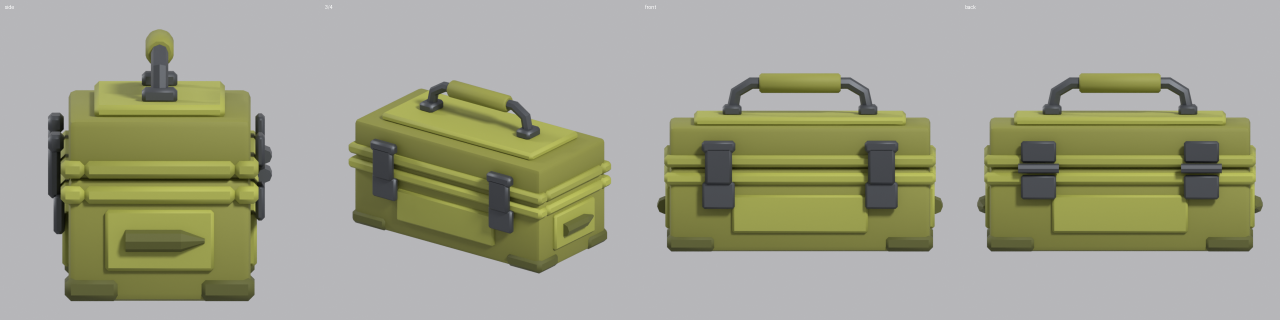
#> input picture runs/claude/test1/ammo_box/preview_ammo_box.png, 2560 x 640 px (shown at 1/2 size)
$ python -i gen_icons.py   (imports and definitions only)
#> lines starting #> are read from the running program, lines starting #| are printed output that depends on the picture
"""Generates the HUD and inventory icons with an image model on OpenRouter.

Each item icon is drawn from a render of the game's own 3D asset, so it matches the model in the game.
The model is asked for a flat magenta background, which is keyed out to transparency here.

    OPENROUTER_API_KEY=... python3 gen_icons.py [name ...]
"""
import base64, io, json, os, sys, time, urllib.request
from PIL import Image

MODEL = "google/gemini-3.1-flash-lite-image"
HERE = os.path.dirname(os.path.abspath(__file__))
GAME = os.path.join(HERE, "..", "game")
TEST1 = os.path.join(HERE, "..", "..", "test1")
OUT = os.path.join(GAME, "textures", "icons")
STYLE = ("Stylized cartoon battle royale video game inventory icon. Chunky shapes, bold dark outline, soft hand-painted "
         "shading, bright clean colours, three-quarter view, centred, filling about 80 percent of the square frame. "
         "Flat solid pure magenta background (#FF00FF) and nothing else behind the object: no shadow, no glow, no border, "
         "no text, no letters, no numbers.")

# name -> (asset render to use as reference or None, description)
ICONS = {
    "pistol": ("pistol", "this pistol: tan frame and dark grey slide"),
    "shotgun": ("shotgun", "this pump shotgun: tan stock and receiver, olive pump grip, dark barrels"),
    "assault_rifle": ("assault_rifle", "this assault rifle: tan body, olive magazine and grip, small red dot sight"),
    "sniper_rifle": ("sniper_rifle", "this bolt-action sniper rifle with an olive scope and a folded bipod"),
    "rocket_launcher": ("rocket_launcher", "this rocket launcher: olive tube with tan flared muzzle and collars"),
    "grenade": ("grenade", "this olive hand grenade with a grey lever and pull ring"),
    "medkit": ("medkit", "this tan medical kit case with a red cross on the lid"),
    "shield_potion": ("shield_potion", "this round glass flask of glowing blue liquid with a cork and a dark strap"),
    "pickaxe": ("pickaxe", "this pickaxe with a black handle, grey head and a yellow band"),
    "ammo_light": (None, "a small stack of three short brass pistol bullets with light yellow tips"),
    "ammo_medium": (None, "a small stack of three medium brass rifle bullets with orange tips"),
    "ammo_heavy": (None, "two long heavy sniper rifle bullets with blue-grey tips"),
    "ammo_shells": (None, "three red shotgun shells with brass bases"),
    "ammo_rockets": (None, "one small olive green rocket with fins"),
    "mat_wood": (None, "a neat stack of three orange-brown wooden planks"),
    "mat_brick": (None, "a small stack of red bricks"),
    "mat_metal": (None, "a stack of two grey-blue corrugated metal sheets with rivets"),
    "mat_gold": (None, "a small stack of three shiny gold bars, two side by side with one across the top"),
    "build_wall": (None, "a single square wooden building wall panel with a frame and rivets, front view"),
    "build_floor": (None, "a single square wooden floor tile seen from above at an angle"),
    "build_stairs": (None, "a single wooden ramp, seen from the side, rising to the right"),
    "build_cone": (None, "a single wooden pyramid roof piece"),
    "storm": (None, "a swirling purple storm cloud with a lightning bolt"),
    "alive": (None, "a simple white person silhouette symbol, head and shoulders"),
    "elims": (None, "a simple white skull symbol"),
    "shield": (None, "a glossy blue shield symbol"),
    "health": (None, "a glossy green plus sign medical cross symbol"),
    "edit": (None, "a simple white grid of three by three squares with the middle square highlighted blue"),
    "small_shield": (None, "a small round glass bottle of glowing light blue liquid with a cork, a little shield potion"),
    "healing_drink": (None, "a tall glass bottle of glowing green healing drink with a cork and a white label with a red cross"),
    "launch_pad": (None, "a round blue launch pad platform with yellow upward chevron arrows on top, seen from above at an angle"),
    # items added later have no stage 1 asset: their reference is a render of the in-game model, in tools/refs/ ("refs/" prefix)
    "smg": ("refs/smg", "this compact submachine gun: slate blue-grey body, long black magazine, olive grips, thick black suppressor, folding wire stock, small glowing cyan sight"),
    "tactical_shotgun": ("refs/tactical_shotgun", "this tactical shotgun: slate grey receiver, black stock and fore-end, vented dark heat shield over the barrel, red shells on the side"),
    "burst_rifle": ("refs/burst_rifle", "this burst rifle: light grey-white body, olive grips and magazine, dark barrel, scope with a blue lens on top"),
    "hunting_rifle": ("refs/hunting_rifle", "this hunting rifle without a scope: long walnut wooden stock, long dark barrel, bolt handle, brass rounds on the stock"),
    "bandages": ("refs/bandages", "these two rolls of white gauze bandage with red bands"),
    "hydro_juice": ("refs/hydro_juice", "this clear cup of glowing cyan blue drink with a white lid and a yellow straw"),
    "mega_flask": ("refs/mega_flask", "this big round glass flask of glowing green liquid with a gold collar, cork and a gold ring handle"),
    "supply_drop": ("supply_drop", "this olive armoured supply crate with glowing blue strips, hanging under an orange and cream striped parachute"),
}


# [47 lines left out: functions reference, generate, not called in this run]


def key_out(raw, dst, size=128):
    """Magenta background -> transparent, trimmed and fitted into a square."""
#> called with dst = 'out.png', size = 128
    im = Image.open(raw).convert("RGBA")
    px = im.load()
    w, h = im.size
#> w = 2560; h = 640
    for y in range(h):
        for x in range(w):
            r, g, b, a = px[x, y]
            # distance from magenta: magenta has high red and blue and low green
            m = min(r, b) - g
            if m > 90 and abs(r - b) < 90:
                px[x, y] = (0, 0, 0, 0)
            elif m > 40 and abs(r - b) < 100:
                k = (m - 40) / 50.0                      # soft edge, and pull the pink tint out of it
                px[x, y] = (int(r - (r - g) * k * 0.6), g, int(b - (b - g) * k * 0.6), int(255 * (1 - k)))
    bbox = im.getbbox()
#> bbox = (0, 0, 2560, 640)
    if bbox:
        im = im.crop(bbox)
    side = max(im.size)
#> side = 2560
    sq = Image.new("RGBA", (side, side), (0, 0, 0, 0))
#> sq: PIL image 2560x2560 RGBA; every value is 0
    sq.paste(im, ((side - im.size[0]) // 2, (side - im.size[1]) // 2))
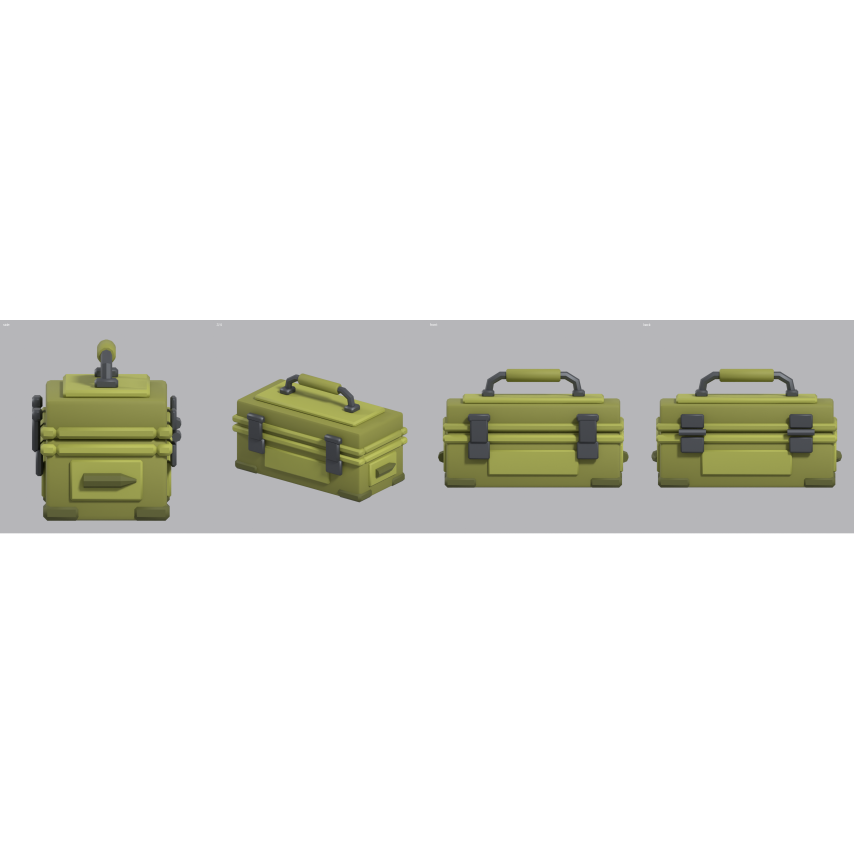
#> sq: PIL image 2560x2560 RGBA (shown at 1/3 size); mean R, G, B, A 39.8, 40.1, 34.9, 63.8; transparent parts drawn white
    sq = sq.resize((int(size * 0.92),) * 2, Image.LANCZOS)
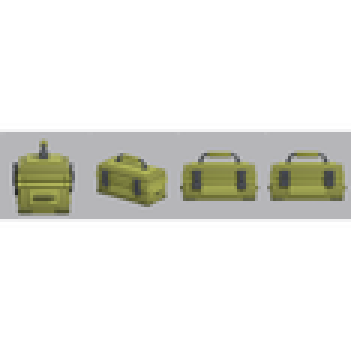
#> sq: PIL image 117x117 RGBA (shown 3 times larger); mean R, G, B, A 44.7, 45, 39.9, 63.9; transparent parts drawn white
    out = Image.new("RGBA", (size, size), (0, 0, 0, 0))
#> out: PIL image 128x128 RGBA; every value is 0
    out.paste(sq, ((size - sq.size[0]) // 2, (size - sq.size[1]) // 2))
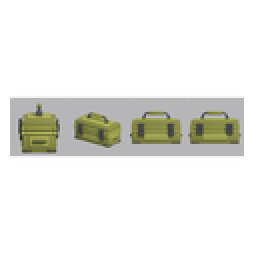
#> out: PIL image 128x128 RGBA (shown 2 times larger); mean R, G, B, A 37.4, 37.6, 33.3, 53.4; transparent parts drawn white
    out.save(dst)


# [12 lines not run here, left out]

>>> result = key_out('../../test1/ammo_box/preview_ammo_box.png', 'out.png')

$ run again, on runs/claude/test1/farm_props/preview_farm_props.png
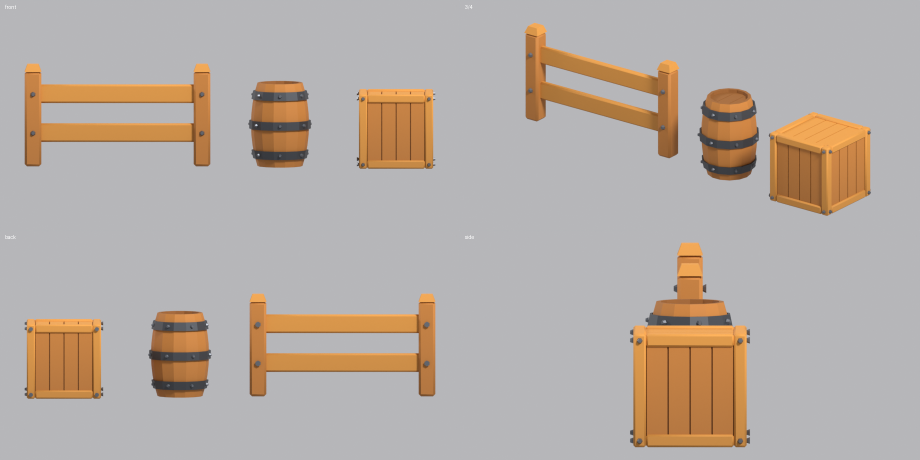
#> input picture runs/claude/test1/farm_props/preview_farm_props.png, 1840 x 920 px (shown at 1/2 size)
#> bbox = (0, 0, 1840, 920)
#> in key_out, `sq = sq.resize((int(size * 0.92),) * 2, Image.LANCZOS)`:
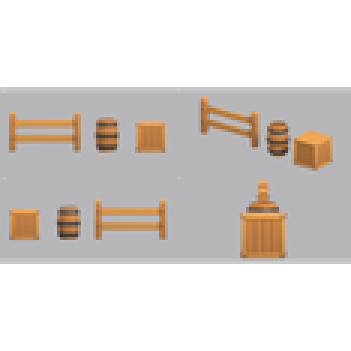
#> sq: PIL image 117x117 RGBA (shown 3 times larger); mean R, G, B, A 96.3, 91.1, 87.1, 127.4; transparent parts drawn white
#> in key_out, `out.paste(sq, ((size - sq.size[0]) // 2, (size - sq.size[1]) // 2))`:
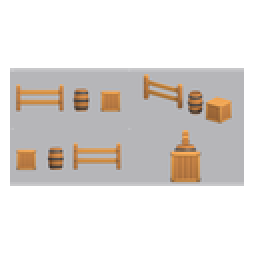
#> out: PIL image 128x128 RGBA (shown 2 times larger); mean R, G, B, A 80.5, 76.1, 72.8, 106.5; transparent parts drawn white
